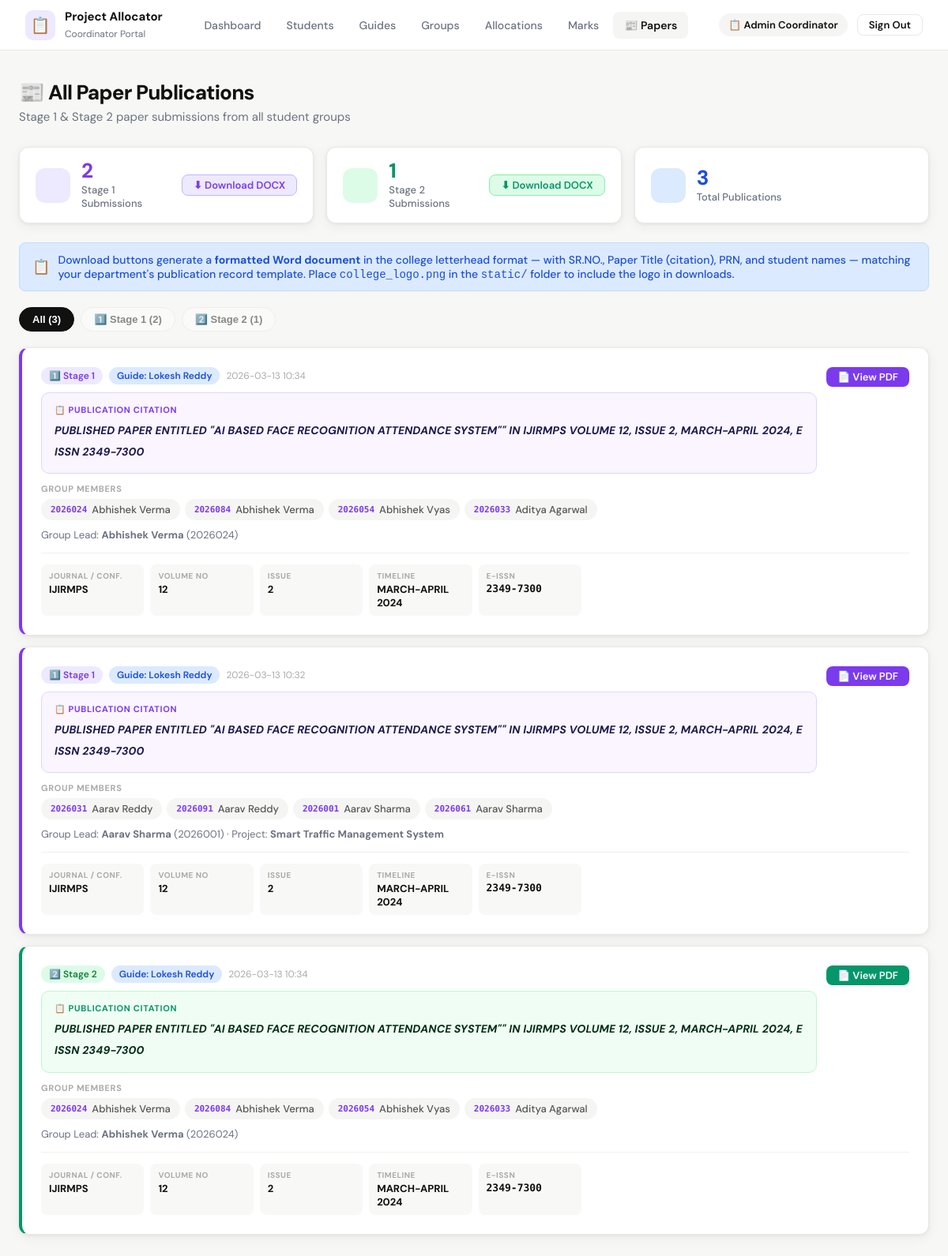
Page /coordinator/papers (signed in) on the committed database.
### tables this page shows
CREATE TABLE guide (
            id INTEGER PRIMARY KEY AUTOINCREMENT,
            name TEXT NOT NULL,
            email TEXT UNIQUE NOT NULL,
            password TEXT NOT NULL,
            department TEXT,
            expertise TEXT,
            created_at TEXT DEFAULT CURRENT_TIMESTAMP
        );

CREATE TABLE paper_publication (
            id INTEGER PRIMARY KEY AUTOINCREMENT,
            group_id INTEGER NOT NULL,
            stage INTEGER NOT NULL CHECK(stage IN (1, 2)),
            paper_title TEXT NOT NULL,
            journal_name TEXT NOT NULL,
            volume_no TEXT NOT NULL,
            issue TEXT NOT NULL,
            timeline TEXT NOT NULL,
            e_issn TEXT NOT NULL,
            pdf_filename TEXT,
            submitted_at TEXT DEFAULT CURRENT_TIMESTAMP,
            FOREIGN KEY(group_id) REFERENCES project_group(id),
            UNIQUE(group_id, stage)
        );

CREATE TABLE student (
            id INTEGER PRIMARY KEY AUTOINCREMENT,
            name TEXT NOT NULL,
            prn TEXT UNIQUE NOT NULL,
            division TEXT,
            department TEXT,
            email TEXT UNIQUE,
            password TEXT,
            created_at TEXT DEFAULT CURRENT_TIMESTAMP
        );

CREATE TABLE project_group (
            id INTEGER PRIMARY KEY AUTOINCREMENT,
            team_lead_id INTEGER,
            project_title TEXT,
            guide_id INTEGER,
            created_at TEXT DEFAULT CURRENT_TIMESTAMP, title_finalized INTEGER DEFAULT 0,
            FOREIGN KEY(team_lead_id) REFERENCES student(id),
            FOREIGN KEY(guide_id) REFERENCES guide(id)
        );

### app.py (the view)
@app.route('/coordinator/papers')
@login_required('coordinator')
def coord_papers():
    conn = get_db()
    papers = conn.execute("""
        SELECT pp.*, pg.project_title,
               s.name as lead_name, s.prn as lead_roll,
               g.name as guide_name,
               pg.id as grp_id
        FROM paper_publication pp
        JOIN project_group pg ON pp.group_id = pg.id
        LEFT JOIN student s ON pg.team_lead_id = s.id
        LEFT JOIN guide g ON pg.guide_id = g.id
        ORDER BY pp.stage, pp.submitted_at DESC
    """).fetchall()
    papers_with_members = []
    for p in papers:
        members = conn.execute("""
            SELECT s.prn, s.name
            FROM group_member gm
            JOIN student s ON gm.student_id = s.id
            WHERE gm.group_id = ?
            ORDER BY s.name
        """, (p['grp_id'],)).fetchall()
        papers_with_members.append({'paper': p, 'members': members})
    s1_count = sum(1 for pw in papers_with_members if pw['paper']['stage'] == 1)
    s2_count = sum(1 for pw in papers_with_members if pw['paper']['stage'] == 2)
    conn.close()
    return render_template('coordinator/papers.html',
                           papers=papers,
                           papers_with_members=papers_with_members,
                           s1_count=s1_count,
                           s2_count=s2_count)

### app.py (called while the page is built)
def get_db():
    conn = sqlite3.connect(DB)
    conn.row_factory = sqlite3.Row
    return conn

def login_required(role):
    def decorator(f):
        @wraps(f)
        def decorated(*args, **kwargs):
            if session.get('role') != role:
                flash('Please login to continue.', 'warning')
                return redirect(url_for('login'))
            return f(*args, **kwargs)
        return decorated
    return decorator

### templates/coordinator/papers.html (shortened to what this page needs)
{% extends "base.html" %}
{% block content %}
<div class="page fade-in">
  <div class="page-header">
    <h1>📰 All Paper Publications</h1>
    <p>Stage 1 &amp; Stage 2 paper submissions from all student groups</p>
  </div>
  {% if not papers %}
  <div class="card">
    <div class="empty">
      <div class="empty-icon">📄</div>
      <h3>No Publications Submitted Yet</h3>
      <p>Student groups haven't submitted any paper publications yet.</p>
    </div>
  </div>
  {% else %}
  <div style="display:flex;gap:16px;margin-bottom:24px;flex-wrap:wrap;align-items:stretch;">
    <div class="stat-card" style="padding:16px 20px;gap:14px;flex:1;min-width:220px;position:relative;">
      <div class="stat-icon" style="width:44px;height:44px;font-size:20px;background:#ede9fe;flex-shrink:0;"></div>
      <div style="flex:1;">
        <div class="stat-val" style="font-size:26px;color:#7c3aed;">{{ s1_count }}</div>
        <div class="stat-label">Stage 1 Submissions</div>
      </div>
      {% if s1_count > 0 %}
      <a href="{{ url_for('download_papers_docx', stage=1) }}"
         class="btn btn-sm"
         style="background:#ede9fe;color:#7c3aed;border:1.5px solid #c4b5fd;white-space:nowrap;align-self:center;"
         title="Download Stage 1 report as Word document">
        ⬇ Download DOCX
      </a>
      {% else %}
      <span class="badge badge-gray" style="align-self:center;">No submissions</span>
      {% endif %}
    </div>
    <div class="stat-card" style="padding:16px 20px;gap:14px;flex:1;min-width:220px;">
      <div class="stat-icon" style="width:44px;height:44px;font-size:20px;background:#dcfce7;flex-shrink:0;"></div>
      <div style="flex:1;">
        <div class="stat-val" style="font-size:26px;color:#059669;">{{ s2_count }}</div>
        <div class="stat-label">Stage 2 Submissions</div>
      </div>
      {% if s2_count > 0 %}
      <a href="{{ url_for('download_papers_docx', stage=2) }}"
         class="btn btn-sm"
         style="background:#dcfce7;color:#059669;border:1.5px solid #86efac;white-space:nowrap;align-self:center;"
         title="Download Stage 2 report as Word document">
        ⬇ Download DOCX
      </a>
      {% else %}
      <span class="badge badge-gray" style="align-self:center;">No submissions</span>
      {% endif %}
    </div>
    <div class="stat-card" style="padding:16px 20px;gap:14px;flex:1;min-width:220px;">
      <div class="stat-icon" style="width:44px;height:44px;font-size:20px;background:#dbeafe;flex-shrink:0;"></div>
      <div style="flex:1;">
        <div class="stat-val" style="font-size:26px;color:#1d4ed8;">{{ papers|length }}</div>
        <div class="stat-label">Total Publications</div>
      </div>
    </div>
  </div>
  <div class="alert alert-info" style="margin-bottom:20px;display:flex;align-items:center;gap:10px;">
    <span style="font-size:18px;">📋</span>
    <span>
      Download buttons generate a <strong>formatted Word document</strong> in the college letterhead format —
      with SR.NO., Paper Title (citation), PRN, and student names — matching your department's publication record template.
      Place <code>college_logo.png</code> in the <code>static/</code> folder to include the logo in downloads.
    </span>
  </div>
  <div style="display:flex;gap:8px;margin-bottom:20px;flex-wrap:wrap;">
    <button onclick="filterPapers('all', this)" class="filter-btn"
      style="padding:7px 16px;border-radius:20px;border:1.5px solid #111;background:#111;color:#fff;font-size:13px;font-weight:600;cursor:pointer;">
      All ({{ papers|length }})
    </button>
    <button onclick="filterPapers('1', this)"
      style="padding:7px 16px;border-radius:20px;border:1.5px solid #eee;background:#fafaf8;color:#888;font-size:13px;font-weight:600;cursor:pointer;">
      1️⃣ Stage 1 ({{ s1_count }})
    </button>
    <button onclick="filterPapers('2', this)"
      style="padding:7px 16px;border-radius:20px;border:1.5px solid #eee;background:#fafaf8;color:#888;font-size:13px;font-weight:600;cursor:pointer;">
      2️⃣ Stage 2 ({{ s2_count }})
    </button>
  </div>
  <div style="display:flex;flex-direction:column;gap:14px;" id="papersList">
    {% for pw in papers_with_members %}
    {% set p = pw.paper %}
    {% set members = pw.members %}
    <div class="paper-card card" data-stage="{{ p.stage }}"
         style="border-left:4px solid {% if p.stage == 1 %}#7c3aed{% else %}#059669{% endif %};">
      <div style="display:flex;justify-content:space-between;align-items:flex-start;flex-wrap:wrap;gap:12px;">
        <div style="flex:1;min-width:300px;">
          <div style="display:flex;align-items:center;gap:8px;margin-bottom:10px;flex-wrap:wrap;">
            {% if p.stage == 1 %}
              <span class="badge badge-purple">1️⃣ Stage 1</span>
            {% else %}
              <span class="badge badge-green">2️⃣ Stage 2</span>
            {% endif %}
            {% if p.guide_name %}<span class="badge badge-blue">Guide: {{ p.guide_name }}</span>{% endif %}
            <span style="font-size:12px;color:#aaa;">{{ p.submitted_at[:16] if p.submitted_at else '' }}</span>
          </div>
          <div style="background:{% if p.stage==1 %}#faf5ff{% else %}#f0fdf4{% endif %};border:1.5px solid {% if p.stage==1 %}#ddd6fe{% else %}#bbf7d0{% endif %};border-radius:10px;padding:14px 16px;margin-bottom:12px;">
            <div style="font-size:11px;font-weight:700;text-transform:uppercase;letter-spacing:0.06em;color:{% if p.stage==1 %}#7c3aed{% else %}#059669{% endif %};margin-bottom:6px;">📋 Publication Citation</div>
            <div style="font-size:14px;font-weight:700;color:{% if p.stage==1 %}#1e1b4b{% else %}#052e16{% endif %};line-height:1.9;font-style:italic;letter-spacing:0.01em;">
              PUBLISHED PAPER ENTITLED "{{ p.paper_title|upper }}" IN {{ p.journal_name|upper }} VOLUME {{ p.volume_no }}, ISSUE {{ p.issue }}, {{ p.timeline|upper }}, E ISSN {{ p.e_issn }}
            </div>
          </div>
          <div style="margin-bottom:10px;">
            <div style="font-size:11px;font-weight:700;text-transform:uppercase;letter-spacing:0.06em;color:#aaa;margin-bottom:6px;">Group Members</div>
            <div style="display:flex;flex-wrap:wrap;gap:6px;">
              {% for m in members %}
              <div style="display:flex;align-items:center;gap:6px;padding:5px 12px;border-radius:20px;background:#f5f5f3;font-size:13px;">
                <span style="font-family:'DM Mono',monospace;color:#7c3aed;font-size:11px;font-weight:700;">{{ m.prn }}</span>
                <span style="color:#555;font-weight:500;">{{ m.name }}</span>
              </div>
              {% endfor %}
            </div>
          </div>
          <div class="text-muted" style="font-size:13px;">
            Group Lead: <strong>{{ p.lead_name }}</strong> ({{ p.lead_roll }})
            {% if p.project_title %} &middot; Project: <strong>{{ p.project_title }}</strong>{% endif %}
          </div>
        </div>
        <div style="display:flex;flex-direction:column;gap:8px;align-items:flex-end;flex-shrink:0;">
          {% if p.pdf_filename %}
          <a href="/view-paper/{{ p.pdf_filename }}" target="_blank"
             class="btn btn-sm {% if p.stage==1 %}btn-coord{% else %}btn-student{% endif %}">
            📄 View PDF
          </a>
          {% else %}
          <span class="badge badge-gray">No PDF uploaded</span>
          {% endif %}
        </div>
      </div>
      <div style="display:grid;grid-template-columns:repeat(auto-fill,minmax(130px,1fr));gap:8px;margin-top:14px;padding-top:14px;border-top:1px solid #f0f0ee;">
        <div style="padding:8px 10px;background:#f8f8f6;border-radius:8px;">
          <div style="font-size:10px;font-weight:700;color:#aaa;text-transform:uppercase;letter-spacing:0.05em;">Journal / Conf.</div>
          <div style="font-size:13px;font-weight:700;margin-top:2px;">{{ p.journal_name }}</div>
        </div>
        <div style="padding:8px 10px;background:#f8f8f6;border-radius:8px;">
          <div style="font-size:10px;font-weight:700;color:#aaa;text-transform:uppercase;letter-spacing:0.05em;">Volume No</div>
          <div style="font-size:13px;font-weight:700;margin-top:2px;">{{ p.volume_no }}</div>
        </div>
        <div style="padding:8px 10px;background:#f8f8f6;border-radius:8px;">
          <div style="font-size:10px;font-weight:700;color:#aaa;text-transform:uppercase;letter-spacing:0.05em;">Issue</div>
          <div style="font-size:13px;font-weight:700;margin-top:2px;">{{ p.issue }}</div>
        </div>
        <div style="padding:8px 10px;background:#f8f8f6;border-radius:8px;">
          <div style="font-size:10px;font-weight:700;color:#aaa;text-transform:uppercase;letter-spacing:0.05em;">Timeline</div>
          <div style="font-size:13px;font-weight:700;margin-top:2px;">{{ p.timeline }}</div>
        </div>
        <div style="padding:8px 10px;background:#f8f8f6;border-radius:8px;">
          <div style="font-size:10px;font-weight:700;color:#aaa;text-transform:uppercase;letter-spacing:0.05em;">E-ISSN</div>
          <div style="font-size:13px;font-weight:700;margin-top:2px;font-family:'DM Mono',monospace;">{{ p.e_issn }}</div>
        </div>
      </div>
    </div>
    {% endfor %}
  </div>
  {% endif %}
</div>
{% endblock %}

### templates/base.html (style rules this page uses)
*, *::before, *::after { box-sizing: border-box; margin: 0; padding: 0; }
html { scroll-behavior: smooth; }
body { font-family: 'DM Sans', sans-serif; background: #f7f7f5; color: #111; min-height: 100vh; }
:root { --coord: #7c3aed; --guide: #0891b2; --student: #059669; --danger: #dc2626; --warning: #d97706; --border: #e8e8e4; --surface: #ffffff; --muted: #6b7280; --radius: 12px; --shadow: 0 1px 4px rgba(0,0,0,0.06), 0 4px 16px rgba(0,0,0,0.05); --shadow-lg: 0 8px 32px rgba(0,0,0,0.10); }
.page { max-width: 1200px; margin: 0 auto; padding: 36px 24px; }
.page-header { margin-bottom: 28px; }
.page-header h1 { font-size: 26px; font-weight: 800; letter-spacing: -0.03em; }
.page-header p { color: var(--muted); margin-top: 4px; font-size: 15px; }
.card { background: var(--surface); border: 1px solid var(--border); border-radius: var(--radius); padding: 24px; box-shadow: var(--shadow); }
.stat-card { background: var(--surface); border: 1px solid var(--border); border-radius: var(--radius); padding: 20px; display: flex; align-items: center; gap: 16px; box-shadow: var(--shadow); }
.stat-icon { width: 50px; height: 50px; border-radius: 12px; display: flex; align-items: center; justify-content: center; font-size: 24px; flex-shrink: 0; }
.stat-val { font-size: 30px; font-weight: 800; letter-spacing: -0.04em; line-height: 1; }
.stat-label { font-size: 13px; color: var(--muted); margin-top: 3px; font-weight: 500; }
.btn { display: inline-flex; align-items: center; gap: 6px; border: none; border-radius: 8px; font-family: 'DM Sans', sans-serif; font-weight: 600; cursor: pointer; text-decoration: none; transition: all 0.18s; font-size: 14px; padding: 9px 18px; line-height: 1; white-space: nowrap; }
.btn-sm { padding: 6px 14px; font-size: 13px; }
.btn-coord { background: var(--coord); color: #fff; }
.btn-student { background: var(--student); color: #fff; }
.badge { display: inline-flex; align-items: center; padding: 3px 10px; border-radius: 20px; font-size: 12px; font-weight: 600; }
.badge-green { background: #dcfce7; color: #15803d; }
.badge-blue { background: #dbeafe; color: #1d4ed8; }
.badge-purple { background: #ede9fe; color: #7c3aed; }
.alert { padding: 12px 16px; border-radius: 8px; font-size: 14px; font-weight: 500; margin-bottom: 16px; }
.alert-info { background: #dbeafe; color: #1d4ed8; border: 1px solid #bfdbfe; }
.fade-in { animation: fadeIn 0.3s ease; }
.text-muted { color: var(--muted); font-size: 13px; }

### rows in the picture
guide: guide_name "Lokesh Reddy" "Lokesh Reddy" "Lokesh Reddy"
paper_publication: submitted_at "2026-03-13 10:34", paper_title "AI BASED FACE RECOGNITION ATTENDANCE SYSTEM\"", journal_name "IJIRMPS", volume_no "12", issue "2", timeline "MARCH-APRIL 2024", e_issn "2349-7300", journal_name "IJIRMPS", volume_no "12", issue "2", timeline "MARCH-APRIL 2024", e_issn "2349-7300"
student: prn "2026024", name "Abhishek Verma", lead_name "Abhishek Verma" "Abhishek Verma", lead_roll "2026024" "2026024"
student: prn "2026084", name "Abhishek Verma"
student: prn "2026054", name "Abhishek Vyas"
student: prn "2026033", name "Aditya Agarwal"
paper_publication: submitted_at "2026-03-13 10:32", paper_title "AI BASED FACE RECOGNITION ATTENDANCE SYSTEM\"", journal_name "IJIRMPS", volume_no "12", issue "2", timeline "MARCH-APRIL 2024", e_issn "2349-7300", journal_name "IJIRMPS", volume_no "12", issue "2", timeline "MARCH-APRIL 2024", e_issn "2349-7300"
student: prn "2026031", name "Aarav Reddy"
student: prn "2026091", name "Aarav Reddy"
student: prn "2026001", name "Aarav Sharma", lead_name "Aarav Sharma", lead_roll "2026001"
student: prn "2026061", name "Aarav Sharma"
project_group: project_title "Smart Traffic Management System"
paper_publication: submitted_at "2026-03-13 10:34", paper_title "AI BASED FACE RECOGNITION ATTENDANCE SYSTEM\"", journal_name "IJIRMPS", volume_no "12", issue "2", timeline "MARCH-APRIL 2024", e_issn "2349-7300", journal_name "IJIRMPS", volume_no "12", issue "2", timeline "MARCH-APRIL 2024", e_issn "2349-7300"

### other values in the picture
{{ session.role|capitalize }} "Coordinator"
{{ session.user_name }} "Admin Coordinator"
{{ s1_count }} "2"
{{ s2_count }} "1"
{{ papers|length }} "3"
